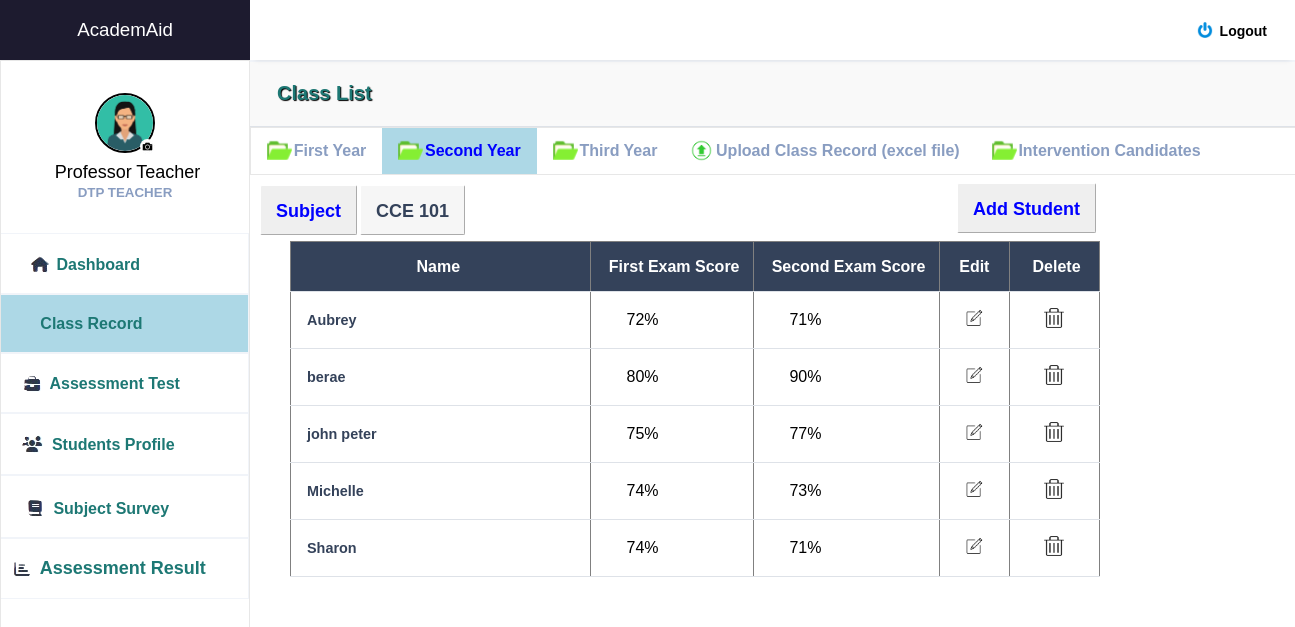
The page /subject_elec.php (signed in) on the database its author committed.
### tables this page shows
CREATE TABLE `tbl_users` (
  `user_id` int(11) NOT NULL,
  `user_uname` varchar(255) NOT NULL,
  `user_pass` varchar(255) NOT NULL,
  `role_id` varchar(255) NOT NULL,
  `fullname` varchar(255) NOT NULL,
  `course` varchar(255) NOT NULL,
  `year` int(11) NOT NULL,
  `program` varchar(255) NOT NULL,
  `id_number` varchar(255) NOT NULL,
  `email` varchar(255) NOT NULL,
  `contact_number` varchar(255) NOT NULL,
  `address` varchar(255) NOT NULL,
  `birthday` varchar(255) NOT NULL,
  `gender` varchar(255) NOT NULL,
  `skills` varchar(255) NOT NULL,
  `image` varchar(250) NOT NULL,
  `exam_score` varchar(255) NOT NULL,
  `subject` varchar(255) NOT NULL,
  `exam_score2` varchar(255) NOT NULL,
  `cc102_1` varchar(255) NOT NULL,
  `cc102_2` varchar(255) NOT NULL,
  `elec` varchar(255) NOT NULL,
  `elec2` varchar(255) NOT NULL,
  `netw` varchar(255) NOT NULL,
  `netw2` varchar(255) NOT NULL,
  `integ` varchar(255) NOT NULL,
  `integ2` varchar(255) NOT NULL,
  `assur` varchar(255) NOT NULL,
  `assur2` varchar(255) NOT NULL
);

### subject_elec.php (the view, shortened to what this page needs)
<?php
include 'class_second.php';
include '_conn.php';
?>
<html>
<head>
<link rel="stylesheet" href="https://cdnjs.cloudflare.com/ajax/libs/font-awesome/6.0.0/css/all.min.css">
</head>
<body>
<br>
<h2 style="margin-top: -8px; margin-left: 110px;padding: 15px; height: 50px;  font-size: 18px; color: #34425A; border-radius: 2px; border-color: white; border-width: 1px;  position: absolute; background-color: #f6f6f6; border-style: outset">CCE 101</h2>
<button onclick="openModal()" style="padding: 15px; height: 50px; margin-left: 600px; font-size: 18px; color: blue; border-radius: 2px; border-color: white; border-width: 1px; margin-top: -10px; position: relative; cursor: pointer"><b>Add Student</b></button>
<div style="margin-top: -10px; margin-left: 40px; position: ">
            <?php
            if (isset($_SESSION['user_id'])) {
                $sql = "SELECT * FROM tbl_users WHERE elec and elec2 IS NOT NULL AND year IN (2)  ORDER BY fullname ASC";
                $result = $conn->query($sql);
                if ($result->num_rows > 0) {
                    echo "<table border='1'>";
                    echo "<tr><th style='width: 300px; height: 50px; background-color: #34425A;color: white'>&nbsp&nbsp&nbsp&nbspName &nbsp&nbsp&nbsp&nbsp</th>
                        <th style='background-color:  #34425A;color: white'> &nbsp&nbsp&nbsp First Exam Score&nbsp&nbsp&nbsp </th>
                        <th style='background-color:  #34425A;color: white'> &nbsp&nbsp&nbsp Second Exam Score&nbsp&nbsp&nbsp </th>
                        <th style='background-color:  #34425A;color: white; width: 30px'> &nbsp&nbsp&nbsp Edit &nbsp&nbsp&nbsp </th>
                        <th style='background-color:  #34425A;color: white'> &nbsp&nbsp&nbsp Delete&nbsp&nbsp&nbsp </th>
                        </tr>";
                    while ($row = $result->fetch_assoc()) {
                        echo "<tr><td style='color: #34425A'>"
                            . $row["fullname"] . "&nbsp&nbsp&nbsp&nbsp&nbsp</td>
                            &nbsp<td style='color: black'>&nbsp&nbsp&nbsp&nbsp&nbsp&nbsp&nbsp&nbsp"
                            . $row["elec"] . "%&nbsp&nbsp&nbsp&nbsp&nbsp</td>
                            &nbsp<td style='color: black'>&nbsp&nbsp&nbsp&nbsp&nbsp&nbsp&nbsp&nbsp"
                            . $row["elec2"] . "%&nbsp&nbsp&nbsp&nbsp&nbsp</td>
                            <td style='width: 70px'><a href='edit_elec.php?id=" . $row['user_id'] . "'><center><img src='images/edit_icon.PNG' style='height: 20px; width: 20px'></center></a></td>
                            <td style='width: 90px'><a href='delete_elec.php?id=" . $row['user_id'] . "'><center><img src='images/delete_icon.PNG' style='height: 20px; width: 20px'></center></a></td>
                            </tr>&nbsp&nbsp&nbsp&nbsp&nbsp &nbsp&nbsp&nbsp";
                    }
                    echo "</table>";
                } else {
                    echo "No results for the logged-in user";
                }
            } else {
                echo "User not logged in";
            }
            ?>
        </div>
        <br>
            <br><br>
</body>
</html>

### dashboard_teacher.php (shortened to what this page needs)
<!DOCTYPE html>
<html lang="en">
<head>
    <link rel="stylesheet" href="styler.css">
    <link rel="stylesheet" href="https://maxst.icons8.com/vue-static/landings/line-awesome/line-awesome/1.3.0/css/line-awesome.min.css">
</head>
<body>
    <div class="sidebar">
        <div class="side-header" style="background-color: #1D1B2F">
            <a href="dashboard_teacher_welc.php"><h3>Academ<span>Aid</span></h3></a>
        </div>
        <div class="side-content" style="background-color: white; border: 1px solid #e7e7e7">
            <div class="profile">
               <a href="teacher_profile.php">
               <?php
               include 'teacher_pic.php';
               ?></a>
                <h4 style="color: black; margin-top: 5px;  font-size: 18px"><?php
        if (isset($_SESSION['user_id'])) {
          $loggedInUserId = $_SESSION['user_id'];
          $sql = "SELECT * FROM tbl_users WHERE user_id = $loggedInUserId";
          $result = $conn->query($sql);
        if ($result->num_rows > 0) {
         while ($row = $result->fetch_assoc()) {
        echo "&nbsp". $row["fullname"] ; }}}?></h4>
                <small>DTP TEACHER</small>
            </div>
            <div class="side-menu" style="background-color: ">
                <ul>
                 <li style="border-style: solid; border-width: 1px; border-color: #f1f4f9; margin-left: -80px">
                       <a href="dashboard_teacher_welc.php"
                       <?php echo isset($a) ? 'style="background-color: lightblue; color: black; font-weight: bold;' : ''; ?>>
                          <img src="images/dash_icon.png" style=" position: relative; margin-bottom: -7px; ">
                        <small style="font-size: 16px; color: #1d7874"><b>Dashboard</b></small>
                        </a></li>
                 <li style="border-style: solid; border-width: 1px; border-color: #f1f4f9; margin-left: -67px">
                       <a href="class_record.php"
                       <?php echo isset($b) ? 'style="background-color: lightblue; color: white;font-weight: bold;' : ''; ?>>
                            <img src="images/subj_icon.png" style=" position: relative; margin-bottom: -7px; ">
                            <small style="font-size: 16px; color: #1d7874; font-weight:bold">Class Record</small>
                        </a> </li>
                <li style="border-style: solid; border-width: 1px; border-color: #f1f4f9; margin-left: -50px">
                       <a href="intervene_teacher.php"
                       <?php echo isset($c) ? 'style="background-color: lightblue; color: white;font-weight: bold;' : ''; ?>>
                            <img src="images/interv_icon.png" style=" position: relative; margin-bottom: -7px; ">
                            <small style="font-size: 16px; color: #1d7874; font-weight:bold">Assessment Test</small>
                        </a> </li>
                    <li style="border-style: solid; border-width: 1px; border-color: #f1f4f9; margin-left: -57px">
                       <a href="student_profile.php"
                       <?php echo isset($d) ? 'style="background-color: lightblue; color: white;font-weight: bold;' : ''; ?>>
                            <img src="images/stuy_icon.png" style=" position: relative; margin-bottom: -7px; ">
                            <small style="font-size: 16px; color: #1d7874; font-weight:bold">Students Profile</small>
                       </a>  </li>
                    <li style="border-style: solid; border-width: 1px; border-color: #f1f4f9; margin-left: -57px">
                       <a href="exit_survey_teacher.php"
                       <?php echo isset($e) ? 'style="background-color: lightblue; color: white;font-weight: bold;' : ''; ?>>
                           <img src="images/subj_icon.png" style=" position: relative; margin-bottom: -7px; ">
                            <small style="font-size: 16px; color: #1d7874; font-weight:bold">Subject Survey</small>
                       </a>
                    </li>
                    <li style="border-style: solid; border-width: 1px; border-color: #f1f4f9; margin-left: -35px">
                       <a href="yearly_result.php"
                       <?php echo isset($f) ? 'style="background-color: lightblue; color: white;font-weight: bold;' : ''; ?>>
                          <img src="images/yearly_icon.png" style=" position: relative; margin-bottom: -7px; ">
                            <small style="font-size: 18px; color: #1d7874; font-weight:bold">Assessment Result</small>
                       </a>
                    </li>
                </ul>
            </div>
        </div>
    </div>
    <div class="main-content">
        <header>
            <div class="header-content">
                <div class="header-menu">
                    <div class="user">
                        <div class="bg-img" style="background-image: url(img/1.jpeg)"></div>
                        <a href="logout.php" onclick="confirmLogout(event)" style="color: black; margin-right: 12px; margin-top: 5px"><span><b style="font-size: 14px"><img src="images/logout.png" style="position: absolute; height: 16px; width: 16px; margin-left: -23px; margin-top: -1px;">Logout</b></span></a>
                    </div>
                </div>
            </div>
        </header>
            <main style="margin-top: 20px">
         </main>
</body>
</html>

### teacher_pic.php (shortened to what this page needs)
<?php
require '_conn.php';
$loggedInUserId = $_SESSION['user_id'];
$user = mysqli_fetch_assoc(mysqli_query($conn, "SELECT * FROM tbl_users WHERE user_id = $loggedInUserId"));
?>
<html>
<head>
<body>
<form class="form" id = "form" action="" enctype="multipart/form-data" method="post">
                                        <div class="upload">
                                            <?php
                                            $image = $user['image'];
                                            ?>
                                    <img src="profile_pictures/<?php echo $image; ?>" width ="125" height="125" title="<?php echo $image; ?>">
                                      <div class="round">
                                        <i class="fa-camera" style = "color: #fff"></i>
                                        </div>
                                       </div>
                                    </form>

### styler.css (style rules this page uses)
:root { --main-color: #22BAA0; --color-dark: #34425A; --text-grey: #B0B0B0; }
* { margin: 0; padding: 0; text-decoration: none; list-style-type: none; box-sizing: border-box; font-family: 'Merriweather', sans-serif; }
.sidebar { position: fixed; height: 100%; width: 250px; left: 0; bottom: 0; top: 0; z-index: 100; background: var(--color-dark); transition: left 300ms; }
.side-header { box-shadow: 0px 5px 5px -5px rgb(0 0 0 /10%); background: var(--main-color); height: 60px; display: flex; justify-content: center; align-items: center; }
.side-header h3, side-head span { color: #fff; font-weight: 400; }
.side-content { height: calc(100vh - 60px); overflow: auto; }
.profile { text-align: center; padding: 2rem 0rem; }
.bg-img { background-repeat: no-repeat; background-size: cover; border-radius: 50%; background-size: cover; }
.profile h4 { color: #fff; font-weight: 500; }
.profile small { color: #899DC1; font-weight: 600; }
.side-menu ul { text-align: center; }
.side-menu a { display: block; padding: 1.2rem 0rem; }
.side-menu a span, .side-menu a small { color: #899DC1; }
.main-content { margin-left: 250px; width: calc(100% - 165px); transition: margin-left 300ms; }
header { position: fixed; right: 0; top: 0; left: 250px; z-index: 100; height: 60px; box-shadow: 0px 5px 5px -5px rgb(0 0 0 /10%); background: #fff; transition: left 300ms; }
.header-content, .header-menu { display: flex; align-items: center; }
.header-content { justify-content: space-between; padding: 0rem 1rem; }
.header-menu { justify-content: flex-end; padding-top: .5rem; }
.user { display: flex; align-items: center; }
.user div, .client-img { height: 40px; width: 40px; margin-right: 1rem; }
.user span:last-child { display: inline-block; margin-left: .3rem; font-size: .8rem; }
main { margin-top: 60px; }
input, button, select { outline: none; }
table { border-collapse: collapse; }
table tbody td { padding: 1rem 0rem; color: #444; }
table tbody td:first-child { padding-left: 1rem; color: var(--main-color); font-weight: 600; font-size: .9rem; }
table tbody tr { border-bottom: 1px solid #dee2e8; }

### teacher_pic.php (style rules this page uses)
.upload { width: 125px; position: relative; margin: auto; }
.upload img { height: 60px; width: 60px; border-radius: 50%; border: 2px solid #DCDCDC; border-style: solid; border-color: black; }
.upload .round { position: absolute; background-image: url('profile_pictures/kamera.jpg'); background-color: red; right: 0; width: 15px; height: 15px; line-height: 2px; text-align: center; border-radius: 50%; overflow: hidden; margin-top: -18px; margin-left: 0px; margin-right: 33px; border-color: black; border-width: 1px; }

### class_record.php (style rules this page uses)
li a { display: block; color: #34425A; text-align: center; padding: 14px 16px; text-decoration: none; }

### rows shown on the page
tbl_users: image (picture), fullname "Professor Teacher"
tbl_users: fullname "Aubrey", elec "72", elec2 "71"
tbl_users: fullname "berae", elec "80", elec2 "90"
tbl_users: fullname "john peter", elec "75", elec2 "77"
tbl_users: fullname "Michelle", elec "74", elec2 "73"
tbl_users: fullname "Sharon", elec "74", elec2 "71"
